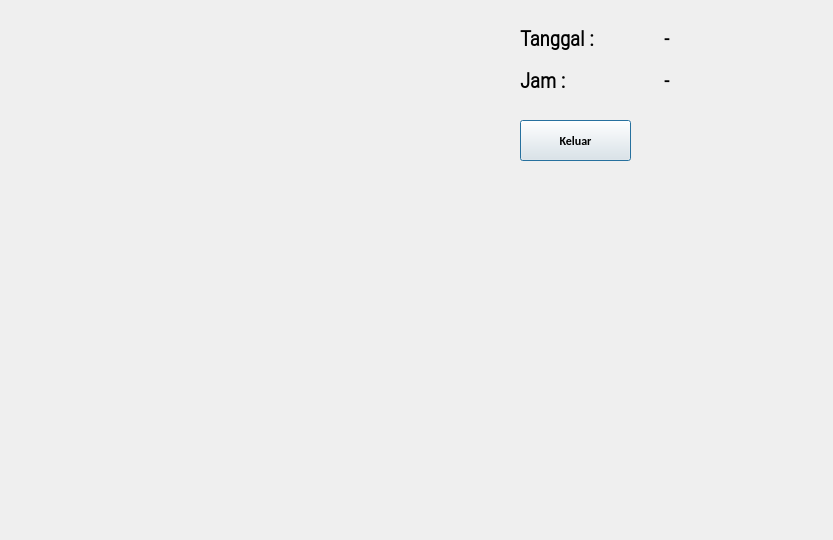
<?xml version="1.0" encoding="UTF-8"?>
<ui version="4.0">
 <class>OutputDialog</class>
 <widget class="QDialog" name="OutputDialog">
  <property name="geometry">
   <rect>
    <x>0</x>
    <y>0</y>
    <width>833</width>
    <height>540</height>
   </rect>
  </property>
  <property name="minimumSize">
   <size>
    <width>0</width>
    <height>0</height>
   </size>
  </property>
  <property name="maximumSize">
   <size>
    <width>1280</width>
    <height>720</height>
   </size>
  </property>
  <property name="font">
   <font>
    <family>Calibri</family>
    <weight>75</weight>
    <bold>true</bold>
   </font>
  </property>
  <property name="windowTitle">
   <string>Face Recognition GUI Moment</string>
  </property>
  <widget class="QLabel" name="imgLabel">
   <property name="geometry">
    <rect>
     <x>10</x>
     <y>20</y>
     <width>491</width>
     <height>480</height>
    </rect>
   </property>
   <property name="minimumSize">
    <size>
     <width>4</width>
     <height>0</height>
    </size>
   </property>
   <property name="maximumSize">
    <size>
     <width>640</width>
     <height>480</height>
    </size>
   </property>
   <property name="text">
    <string/>
   </property>
  </widget>
  <widget class="QWidget" name="gridLayoutWidget">
   <property name="geometry">
    <rect>
     <x>520</x>
     <y>20</y>
     <width>281</width>
     <height>79</height>
    </rect>
   </property>
   <layout class="QGridLayout" name="gridLayout_2">
    <item row="1" column="1">
     <widget class="QLabel" name="Time_Label">
      <property name="font">
       <font>
        <family>Roboto Condensed Light</family>
        <pointsize>15</pointsize>
        <weight>75</weight>
        <bold>true</bold>
       </font>
      </property>
      <property name="text">
       <string>-</string>
      </property>
     </widget>
    </item>
    <item row="0" column="1">
     <widget class="QLabel" name="Date_Label">
      <property name="font">
       <font>
        <family>Roboto Condensed Light</family>
        <pointsize>15</pointsize>
        <weight>75</weight>
        <bold>true</bold>
       </font>
      </property>
      <property name="text">
       <string>-</string>
      </property>
     </widget>
    </item>
    <item row="0" column="0">
     <widget class="QLabel" name="label">
      <property name="font">
       <font>
        <family>Roboto Condensed Light</family>
        <pointsize>16</pointsize>
        <weight>75</weight>
        <bold>true</bold>
       </font>
      </property>
      <property name="text">
       <string>Tanggal :</string>
      </property>
     </widget>
    </item>
    <item row="1" column="0">
     <widget class="QLabel" name="label_2">
      <property name="font">
       <font>
        <family>Roboto Condensed Light</family>
        <pointsize>16</pointsize>
        <weight>75</weight>
        <bold>true</bold>
       </font>
      </property>
      <property name="text">
       <string>Jam :</string>
      </property>
     </widget>
    </item>
   </layout>
  </widget>
  <widget class="QPushButton" name="pushButton">
   <property name="geometry">
    <rect>
     <x>520</x>
     <y>120</y>
     <width>111</width>
     <height>41</height>
    </rect>
   </property>
   <property name="text">
    <string>Keluar</string>
   </property>
  </widget>
 </widget>
 <resources>
  <include location="resource.qrc"/>
 </resources>
 <connections/>
</ui>
